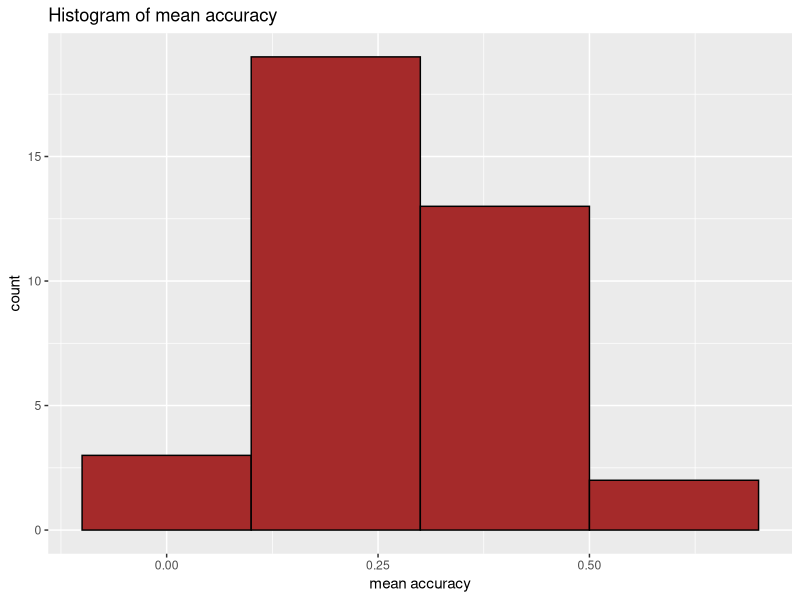
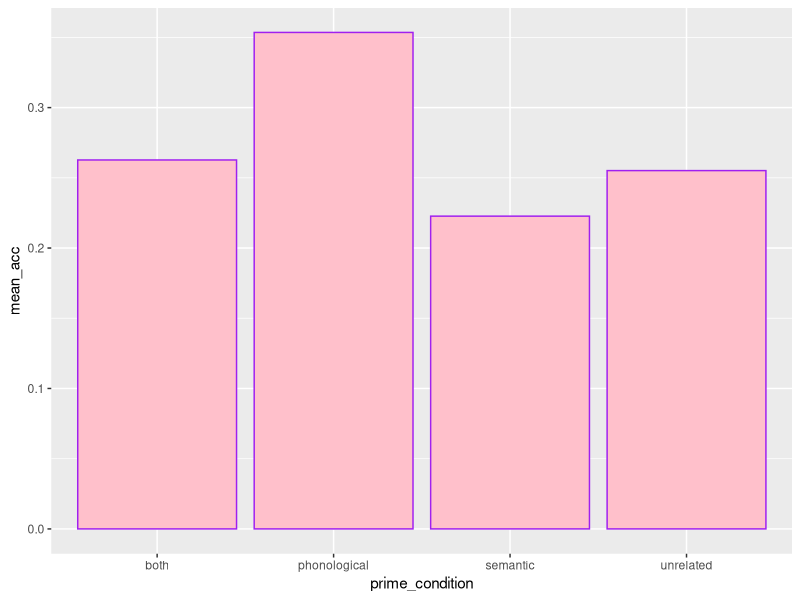
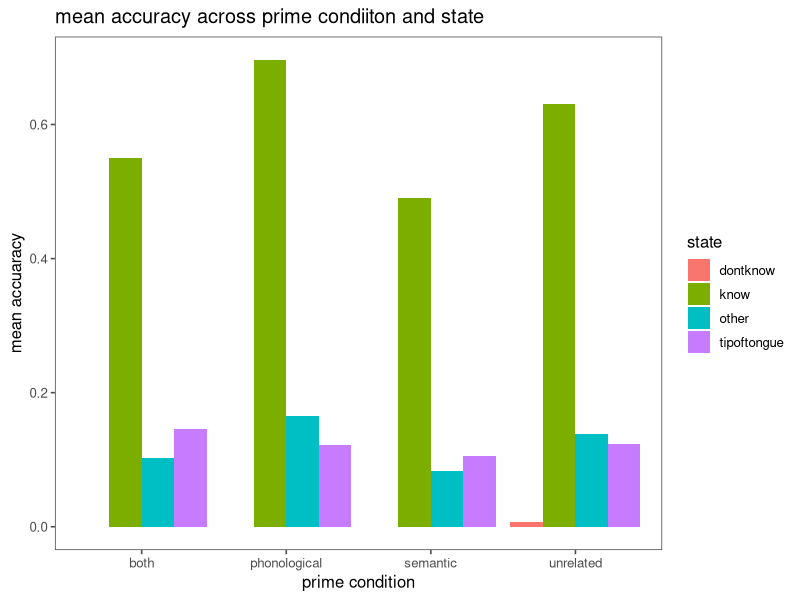

Generate these figures, in order, with R:
## ---- chunk 1
install.packages("tidyverse", dependencies = TRUE)
install.packages("ggthemes", dependencies = TRUE)

## ---- chunk 2
library(tidyverse)
library(ggthemes)
## ---- chunk 3
assignment4 = read_csv("a4_data.csv")
## ---- chunk 4
nrow(assignment4)
ncol(assignment4)
#The data file has 3700 rows and 12 columns
## ---- chunk 5
#trial1 = assignment4 %>% filter(trial==1)
#nrow(trial1)
#there were 37 unique subjects

assignment4 %>% group_by(subject)%>%count()
#each subject completed 100 trials

## ---- chunk 6
assignment4 = assignment4%>%mutate(prime_condition = as.factor(prime_condition), state=as.factor(state))

levels(assignment4%>%pull(prime_condition))
levels(assignment4%>%pull(state))

#the variable "prime condition" has four levels. The variable "state" also has four levels

## ---- chunk 7
prime_information = assignment4 %>% select(subject,prime_condition)
## ---- chunk 8
phonological = assignment4%>%filter(prime_condition =="phonological", accuracy == 1)
## ---- chunk 9
subject_acc = assignment4 %>% group_by(subject) %>% summarise(mean_acc = mean(accuracy))
## ---- chunk 10
prime_acc = assignment4 %>% group_by(prime_condition) %>% summarise(mean_acc = mean(accuracy), sd_acc = sd(accuracy))
## ---- chunk 11
subject_acc %>% ggplot(aes(x=mean_acc)) +
  geom_histogram(binwidth = 0.2, fill = "brown", color = "black") +
  xlab ("mean accuracy")+ 
  ylab ("count")+ 
  ggtitle("Histogram of mean accuracy")
## ---- chunk 12
prime_acc %>% 
  ggplot(aes(x = prime_condition, y = mean_acc)) +
  geom_bar (stat = "identity", fill = "pink", color = "purple")
  theme_fivethirtyeight()+
  xlab ("prime condition") +
  ylab ("mean accuracy") +
  ggtitle("Mean accuracy across prime condition")
## ---- chunk 13

## ---- chunk 14
state_prime_acc = assignment4%>%group_by(state, prime_condition)%>%summarize(mean_acc = mean(accuracy))
## ---- chunk 15
state_prime_acc %>% 
  ggplot(aes(x = prime_condition, y = mean_acc, fill = state)) +
  geom_col(position = "dodge") +
  theme_few() +
  xlab ("prime condition") +
  ylab("mean accuaracy") +
  ggtitle("mean accuracy across prime condiiton and state")
